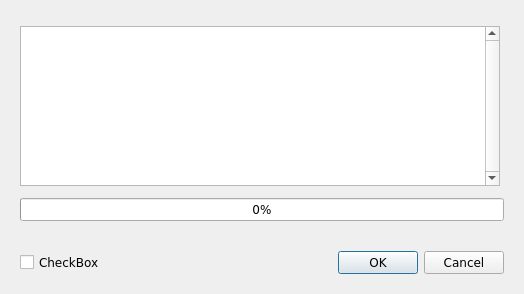
<?xml version="1.0" encoding="UTF-8"?>
<ui version="4.0">
 <class>CDialogDoAction</class>
 <widget class="QDialog" name="CDialogDoAction">
  <property name="geometry">
   <rect>
    <x>0</x>
    <y>0</y>
    <width>524</width>
    <height>294</height>
   </rect>
  </property>
  <property name="font">
   <font>
    <family>Verdana</family>
   </font>
  </property>
  <property name="windowTitle">
   <string>Do Action</string>
  </property>
  <property name="windowIcon">
   <iconset resource="../asset/asset.qrc">
    <normaloff>:/asset/program.png</normaloff>:/asset/program.png</iconset>
  </property>
  <layout class="QVBoxLayout" name="verticalLayout">
   <item>
    <widget class="QWidget" name="widget" native="true">
     <layout class="QVBoxLayout" name="verticalLayout_2">
      <item>
       <widget class="QListWidget" name="listLog">
        <property name="minimumSize">
         <size>
          <width>480</width>
          <height>160</height>
         </size>
        </property>
        <property name="maximumSize">
         <size>
          <width>480</width>
          <height>160</height>
         </size>
        </property>
        <property name="verticalScrollBarPolicy">
         <enum>Qt::ScrollBarAlwaysOn</enum>
        </property>
        <property name="horizontalScrollBarPolicy">
         <enum>Qt::ScrollBarAlwaysOff</enum>
        </property>
        <property name="selectionBehavior">
         <enum>QAbstractItemView::SelectRows</enum>
        </property>
       </widget>
      </item>
      <item>
       <widget class="QProgressBar" name="progressBar">
        <property name="value">
         <number>0</number>
        </property>
       </widget>
      </item>
     </layout>
    </widget>
   </item>
   <item>
    <widget class="QWidget" name="widget_2" native="true">
     <layout class="QHBoxLayout" name="horizontalLayout">
      <item>
       <widget class="QCheckBox" name="checkBox">
        <property name="text">
         <string>CheckBox</string>
        </property>
       </widget>
      </item>
      <item>
       <spacer name="horizontalSpacer">
        <property name="orientation">
         <enum>Qt::Horizontal</enum>
        </property>
        <property name="sizeHint" stdset="0">
         <size>
          <width>40</width>
          <height>20</height>
         </size>
        </property>
       </spacer>
      </item>
      <item>
       <widget class="QPushButton" name="buttonOk">
        <property name="minimumSize">
         <size>
          <width>0</width>
          <height>0</height>
         </size>
        </property>
        <property name="maximumSize">
         <size>
          <width>16777215</width>
          <height>16777215</height>
         </size>
        </property>
        <property name="text">
         <string>OK</string>
        </property>
       </widget>
      </item>
      <item>
       <widget class="QPushButton" name="buttonCancel">
        <property name="minimumSize">
         <size>
          <width>0</width>
          <height>0</height>
         </size>
        </property>
        <property name="maximumSize">
         <size>
          <width>16777215</width>
          <height>16777215</height>
         </size>
        </property>
        <property name="text">
         <string>Cancel</string>
        </property>
       </widget>
      </item>
     </layout>
    </widget>
   </item>
  </layout>
 </widget>
 <resources>
  <include location="../asset/asset.qrc"/>
 </resources>
 <connections/>
</ui>
